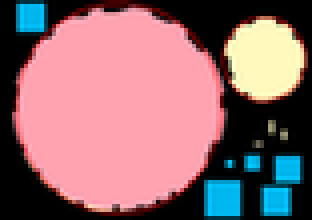
%> input picture cir6-2.png, 78 x 55 px (shown 4 times larger)
$ octave multiple_weights_fixing.m   (GNU Octave 9; MATLAB toolbox functions it lacks are replaced by stand-ins)
%> lines starting %> are read from the running program, lines starting %| are printed output that depends on the picture; in (x1, y1, x2, y2) boxes, pixels count from 0 and x2, y2 are one past the last pixel; in counts of white or black regions, pixels touching at a corner belong together; the program's own positions count from 1
### ReadImageData.m
mon_num=6;

%file='aircraft_1test.png';
 sample_num=0;
 cnum=79;
im = imread(file);;
%> im is the input picture: size 55x78x3 uint8; mean R, G, B 145.6, 107.5, 112.9
sim=size(im);
%> sim = [55 78 3]
sx=sim(1);
%> sx = 55
sy=sim(2);
%> sy = 78
max_dir=max(sx,sy);
%> max_dir = 78
maximum=max_dir/2;2
%> after `maximum=max_dir/2`: maximum = 39
im=rgb2gray(im);
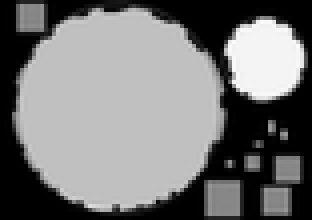
%> im: size 55x78 uint8 (shown 4 times larger); min 0, max 250, mean 119.5
im= im2bw(im);
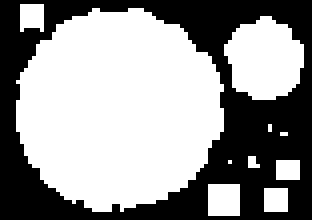
%> im: size 55x78 logical (shown 4 times larger); 59.1% white; 1 black region, box (x1, y1, x2, y2) and area: (0, 0, 78, 55) 1756


% imr=im(:,:,1);
% img=im(:,:,2);
% im=(im2double(imr)./im2double(imr+img));

BW=edge(im,'canny');
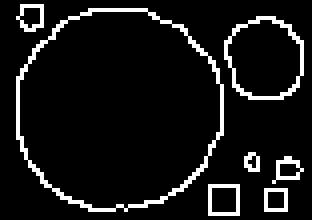
%> BW: size 55x78 logical (shown 4 times larger); 8.5% white in thin lines or dots, all inside (x1, y1, x2, y2) = (4, 1, 76, 54)


varsum=0;
 bs = bwboundaries(BW,'noholes');
%> bs = 7 boundaries; box (x1, y1, x2, y2) and points: (4, 2, 56, 53) 148, (56, 4, 76, 25) 60, (52, 46, 60, 54) 29, (4, 1, 11, 8) 21, (66, 47, 72, 53) 21, (68, 39, 76, 46) 21, (61, 38, 65, 43) 12

l0=concat(bs,ones(size(bs)));
%> the loop in concat, `for i=1:size(bw)` made 7 passes
%> (s, count) on passes 1 to 7: ([21 2], 22), ([148 2], 170), ([29 2], 199), ([60 2], 259), ([12 2], 271), ([21 2], 292), ([21 2], 313)
%> after the loop in concat, `for i=1:size(bw)`: l0 = 312 rows, first 12: [5 5; 4 6; 3 6; 2 6; 2 7; 2 8; 2 9; 2 10; 2 11; 3 11; 4 11; 5 11]
segs=size(bs);
%> segs = [7 1]
for j=1:segs
    temp=size(cell2mat(bs(j)));
    sarray(j)=temp(1);
end
%> this loop made 7 passes
%> temp on passes 1 to 7: [21 2], [148 2], [29 2], [60 2], [12 2], [21 2], [21 2]
%> after the loop, sarray = [21 148 29 60 12 21 21]
dsize=sarray*ones(segs);
cnum=dsize;
%> cnum = 312

csize=ceil(dsize/cnum);
%> csize = 1
[xp,yp]=cluster_neighbors(bs,cnum,csize);
%> in cluster_neighbors, `sbs=size(bs);`: sbs = [7 1]
%> the loop in cluster_neighbors, `for i=1:sbs(1)` made 7 passes
%> after the loop in cluster_neighbors, `for i=1:sbs(1)`: xp = 312 items
%> xp = 312 items; yp = 312 items

im(:,:)=0;
%> im: size 55x78 logical; every value is 0
s2=size(l0);
%> s2 = [312 2]
for(i=1:s2(1))
    im(l0(i,1),l0(i,2))=255;
end
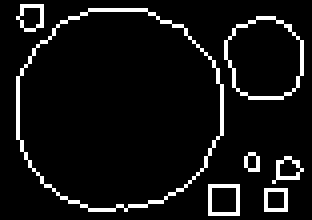
%> im: size 55x78 logical (shown 4 times larger); 7.1% white in thin lines or dots, all inside (x1, y1, x2, y2) = (4, 1, 76, 54)


meanx=sx/2;
%> meanx = 27.5
meany=sy/2;
%> meany = 39
nn=ones(size(l0));
h=[meanx;meany];
%> h = [27.5; 39]
nn(:,1)=nn(:,1).*meanx;
nn(:,2)=nn(:,2).*meany;

l0_new=l0-nn;
%> l0_new = 312 rows, first 12: [-22.5 -34; -23.5 -33; -24.5 -33; -25.5 -33; -25.5 -32; -25.5 -31; -25.5 -30; -25.5 -29; -25.5 -28; -24.5 -28; -23.5 -28; -22.5 -28]
%> `tl0=l0;`: tl0 has the same summary as l0 in concat
%> `tl0x=tl0(:,1);`: tl0x = 312 values, max 54 at index 184, min 2 at index 4, mean 28.97
%> `tl0y=tl0(:,2);`: tl0y = 312 values, max 76 at index 220, min 5 at index 1, mean 44.72
%> `m=size(l0);`: m = [312 2]
%> `m=m(1)`: m = 312
%> the loop in concat (call 2), `for i=1:size(bw)` made 7 passes
%> the loop `for j=1:segs` made 7 passes
%> the loop in cluster_neighbors (call 2), `for i=1:sbs(1)` made 7 passes

### concat.m
function [l0,count] = concat(bw,weight)
count=1;
for i=1:size(bw)
    s=size(cell2mat(bw(i)));
    %count+s(1)-1
    if(weight(i)==1)
   l0(count:count+s(1)-1,:)=cell2mat(bw(i));
    count=count+s(1);
    end
end

end

### cluster_neighbors.m
function [xp,yp]= cluster_neighbors(bs,cnum,csize)
    sbs=size(bs);
    count=1;
    for i=1:sbs(1)%%%% for each neighborhood cluster into csize untill finished
        i
        points=bs{i};
        spoints=size(points);
        pcount=1;
        for j=1:ceil(spoints(1)/csize)
            pcount
            if pcount+csize<=spoints(1)
                 xp{count}=points(pcount:pcount+csize-1,1);
                 yp{count}=points(pcount:pcount+csize-1,2);
            else
                pcount
                spoints(1)

               xp{count}=points(pcount:spoints(1),1);
                yp{count}=points(pcount:spoints(1),2);
            end
            count=count+1;
             pcount=pcount+csize;
        end


    end


end

### BSOS_Circle.m
nmult=1;
image_multiplier=1;
mon_num=6;
taylor_negative_order=3;
ReadImageData;
sim=size(im);
%> sim = [55 78]
sx=sim(1);
sy=sim(2);
neighbor_window=2;
black_neighbor_threshold=1;
contour_closeness=1;
Mconstant=5;

max_dir=max(sx,sy);
maximum=max_dir/(2);
epsilon=2/maximum;
%> epsilon = 0.0513

variance_objective_multiplier=0.1;
l0=concat(bs,ones(size(bs)));
segs=size(bs);
for j=1:segs
    temp=size(cell2mat(bs(j)));
    sarray(j)=temp(1);
end
dsize=sarray*ones(segs);
cnum=dsize;

csize=ceil(dsize/cnum);

[xp,yp]=cluster_neighbors(bs,cnum,csize);


size_bs=size(bs);
%> size_bs = [7 1]
count=1;
init_w=1;
end_w=0;
cluster_size=40;
cluster_count=ceil(cnum/cluster_size);
%> cluster_count = 8
vnum=mon_num;%%monomials and mean of contour clusters taylor exp
minx=1;
miny=1;
maxx=sx;
%> maxx = 55
maxy=sy;

sminx=cumsum(ones(maxy-miny,1));
added=ones(maxy-miny,1)*miny;
sminx=added+sminx;

sminx=image_multiplier*(sminx-ones(size(sminx))*meany)/(maximum);
smaxx=sminx;

sminy=cumsum(ones(maxx-minx,1));
added=ones(maxx-minx,1)*minx;
sminy=added+sminy;
sminy=image_multiplier*(sminy-ones(size(sminy))*meanx)/(maximum);
smaxy=sminy;

fvar=[];
ineq_count=1;
fderivative=[];

neighbor_weights=[];
im(:,:)=0;
s2=size(l0);
for(i=1:cnum)
    im(l0(i,1),l0(i,2))=255;
end
SE = strel('rectangle',[3 3]);
im=imdilate(im,SE);
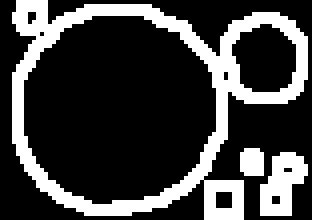
%> im: size 55x78 logical (shown 4 times larger); 25.2% white; 3 white regions, box (x1, y1, x2, y2) and area: (3, 0, 77, 55) 920, (65, 38, 77, 54) 123, (60, 37, 66, 44) 39
layersize=4;
prevdilate=im;
SE = strel('rectangle',[layersize layersize]);

for iii=1:1
layersize=layersize+1;
curdilate=imdilate(prevdilate,SE);
curdilate=curdilate-prevdilate;

SE = strel('rectangle',[layersize layersize])
prevdilate=imdilate(im,SE);


inds=find(im==0);

berr=0;
[indx,indy]=ind2sub(size(im),inds);
allBlackPoints=[indx,indy];
indx1=image_multiplier*(indx-ones(size(indx))*meanx)/(maximum);
indy1=image_multiplier*(indy-ones(size(indy))*meany)/(maximum);
mmy=max(indy)
my=min(indy)
s=size(indx);
% imshow(im);
% llll


size_bs=size(bs);
count=1;
init_w=1;
end_w=0;


syms x y
%VEC = [1;x;y;x^2;x*y;y^2];
%> the run ends on the next line
VEC=monomials_gen([x;y],[0 1 2]);
sim=size(im);
sx=sim(1);
sy=sim(2);
VecDiff=diff(VEC);
fderivative=[];

gmean=[];
gmean_deg2=[];
im(:,:)=0;
%  im(:,:,3)=0;
%  im(:,:,2)=0;

f_cluster_var=[];
fderivative_neg=[];
black_count=1;

for i=1:5:s(1)

     black_count=black_count+1;
    xs=indx(i);
    ys=indy(i);

%
     xs=image_multiplier*(xs-meanx)/maximum;
     ys=image_multiplier*(ys-meany)/maximum;
         neighbor_eval= (subs(VEC,[x,y],[xs,ys]));
         neighbor_evald=double(neighbor_eval);
      degrees=calculate_taylor_expansion(taylor_negative_order,vnum,mon_num,neighbor_evald,1);
   % [4 lines of commented-out code are left out]
      neighbor_weights=[neighbor_weights;degrees];
       evalDiff=(subs(VecDiff,[x,y],[xs,ys]));
        evalDiffDouble=abs(double(evalDiff));
fderivative_pos=[];
for mon=1:mon_num%%%%-5<deriv<5=>0<deriv+2<4=>0<deriv/4+0.5<1
gi=zeros(1,vnum+1);%%%derivative elements
gi(mon)=1;


gi(vnum+1)=(evalDiffDouble(mon))*(1/4);
fderivative_pos=[fderivative_pos;gi];
end

gi=zeros(1,vnum+1);
gi(vnum+1)=0.5;
pop.G{ineq_count}=[fderivative_pos;gi];
ineq_count=ineq_count+1;
end

end


for j=1:cnum
    aerr=0;
    xs=xp{j};

    ys=yp{j};

   xs=image_multiplier*(xs-meanx)/maximum;
     ys=image_multiplier*(ys-meany)/maximum;

     eval=(subs(VEC,[x,y],[xs,ys]));
        evald=double(eval);


 for i=1:1%cluster_size:size(xs)-cluster_size

        eval=(subs(VEC,[x,y],[xs,ys]));
        evald=double(eval);


        gi=zeros(1,vnum+1);
        gi(vnum+1)=-1;
   % [5 lines of commented-out code are left out]
        evalDiff=(subs(VecDiff,[x,y],[xs,ys]));
        evalDiffDouble=abs(double(evalDiff));
        for mon=1:mon_num
           gi=zeros(1,vnum+1);%%%derivative elements
           gi(mon)=2;
           gi(vnum+1)=-(evalDiffDouble(mon)/mon_num)^2;
           fderivative=[fderivative;gi];
        end
        gval=[];


        %fvar=generate_deg2_monomials(fvar,vnum,mon_num,evald,maximum,-1,0);

        gmean_deg2=generate_deg2_monomials(gmean_deg2,vnum,mon_num,evald,maximum,1/cnum,0);
%         gmeanplus=generate_deg1_mean(gmean,vnum,mon_num,evald,cnum,1);
%         gmeanminus=generate_deg1_mean(gmean,vnum,mon_num,evald,cnum,-1);


 end
end

%BSOS_RectangleConstraints;

%%%constraint for sum of evaluations in the contour areas

% [9 lines of commented-out code are left out]

%%assign mean of insertions to variable
% [11 lines of commented-out code are left out]
%%end assign mean of insertions to variable

%%%circle constraint
    gi=zeros(1,vnum+1);
 gi(5)=1;
 gi(vnum+1)=1;
pop.G{ineq_count}=[gi];
ineq_count=ineq_count+1;

gi=zeros(1,vnum+1);
gi(5)=1;
gi(vnum+1)=-1;
pop.G{ineq_count}=[gi];
ineq_count=ineq_count+1;

    gi1=zeros(1,vnum+1);
 gi1(4)=1;
 gi1(vnum+1)=1;
     gi2=zeros(1,vnum+1);
 gi2(6)=1;
 gi2(vnum+1)=-1;
pop.G{ineq_count}=[gi1;gi2];
ineq_count=ineq_count+1;

 gi1=zeros(1,vnum+1);
 gi1(4)=1;
 gi1(vnum+1)=-1;
     gi2=zeros(1,vnum+1);
 gi2(6)=1;
 gi2(vnum+1)=1;
pop.G{ineq_count}=[gi1;gi2];
ineq_count=ineq_count+1;
 %%%end circle constraint

gtotal=[];

%%end constraint for sum of evaluations in the black areas
gnorm=[];
for i=1:mon_num
    gi=zeros(1,vnum+1);
    gi(i)=2;
    gi(vnum+1)=1;
    gnorm=[gnorm;gi];

end
gi=zeros(1,vnum+1);
gi(vnum+1)=-1;

 pop.G{ineq_count}=[gnorm;gi];
 ineq_count=ineq_count+1;


 pcount=1;
 while(pcount<cnum)
    if(pcount==25 || pcount==100)%randi([1,2],1,1)==1)

            cluster_point=pcount;%randi([pcount,min(pcount+cluster_size,cnum-1)]);
            xs=xp{cluster_point};

            ys=yp{cluster_point};
            xs=image_multiplier*(xs-meanx)/maximum;
            ys=image_multiplier*(ys-meany)/maximum;
          eval=(subs(VEC,[x,y],[xs,ys]));
            evald=double(eval);

                gtotal=[];
        for mon=1:mon_num%%-e<eval<e=>-1<eval.max<1=> 0<(eval.max+1)/2<1
           gi=zeros(1,vnum+1);%%%vars plus multiplier
           gi(mon)=1;
           gi(vnum+1)=evald(mon)*(1/epsilon)/2;
           gtotal=[gtotal;gi];
        end
         gi=zeros(1,vnum+1);
         gi(vnum+1)=0.5;
         pop.G{ineq_count}=[gtotal;gi];
         ineq_count=ineq_count+1;
    end
    pcount=pcount+1;%cluster_size;
end

 %fvar=[gmean_deg2;gtotal];
pop.F = [neighbor_weights];

pop.n = vnum;
% [10 lines of commented-out code are left out]

pop.J={1:ineq_count-1};
pop.I={1:vnum};

pop.k=2;
pop.d=2;
save('pop_vars.mat','pop');

sdp = gendata2(pop,'SBSOS','sedumi');
 sdp.pars.maxiter=10000000;
sol = csol(sdp,'sedumi');
mon_num
psol = postproc(pop,sdp,sol);
coeffs=psol.YY{1}(1+1:1+mon_num);
%Ws=psol.YY{1}(1+mon_num+1:1+mon_num+cnum);
%coeffs=coeffs./(norm(coeffs));
save('coeff_sol_cluster.mat','coeffs');
hhh

### multiple_weights_fixing.m
% % % % % % % % % % % % % % % % % % % % % % % % % % % % % % % % % % % % % % % % % % % % % % % % % % % % % % % % %   clearvars -except invs
% % % % % % % % % % % % % % % % % % % % % % % % % % % % % % % % % % % % % % % % % % % % % % % % % % % % % % %  % a1=invs(1);a2=invs(2);a3=invs(3);
% % % %5
%profile -memory on
%profile clear
%
tic

ttt=0;
if (ttt==0)
    clearvars -except begin programRelaxOrder

run_inv=0;
global yyy
global MMM
negatives_temp=[];
tic
%file='liptrain2.png';
file='cir6-2.png';
ReadImageData;

tl0=l0;
tl0x=tl0(:,1);
tl0y=tl0(:,2);
m=size(l0);%total points
m=m(1)
cluster_size=1;
% [11 lines of commented-out code are left out]
pcount=-1;
ncount=0;
negatives=[1];
while(pcount/2<ncount)
BSOS_Circle;

$ run again, with lipTrain2.png copied over cir6-2.png
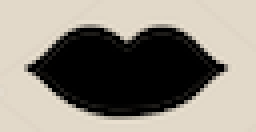
%> input picture lipTrain2.png, 64 x 33 px (shown 4 times larger)
%> im is the input picture: size 33x64x3 uint8; mean R, G, B 143.1, 137.3, 127.1
%> BW: size 33x64 logical; 6.3% white in thin lines or dots, all inside (x1, y1, x2, y2) = (7, 7, 56, 29)
%> bs = 1 boundary; box (x1, y1, x2, y2) and points: (7, 7, 56, 29) 102
%> the loop in concat, `for i=1:size(bw)` made 1 pass
%> (s, count) on pass 1: ([102 2], 103)
%> after the loop in concat, `for i=1:size(bw)`: l0 = 102 rows, first 12: [17 8; 16 9; 15 10; 14 11; 13 12; 12 13; 11 14; 10 15; 9 16; 9 17; 8 18; 8 19]
%> segs = [1 1]
%> the loop `for j=1:segs` made 1 pass
%> temp on pass 1: [102 2]
%> cnum = 102
%> csize = 1
%> sbs = [1 1]
%> the loop in cluster_neighbors, `for i=1:sbs(1)` made 1 pass
%> (i, spoints) on pass 1: (1, [102 2])
%> after the loop in cluster_neighbors, `for i=1:sbs(1)`: xp = 102 items
%> s2 = [102 2]
%> the loop `for(i=1:s2(1))` made 102 passes
%> after the loop `for(i=1:s2(1))`:
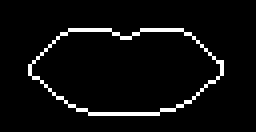
%> im: size 33x64 logical (shown 4 times larger); 4.8% white in thin lines or dots, all inside (x1, y1, x2, y2) = (7, 7, 56, 29)
%> l0_new = 102 rows, first 12: [0.5 -24; -0.5 -23; -1.5 -22; -2.5 -21; -3.5 -20; -4.5 -19; -5.5 -18; -6.5 -17; -7.5 -16; -7.5 -15; -8.5 -14; -8.5 -13]
%> tl0 has the same summary as l0 in concat
%> tl0x = 102 values, max 29 at index 68, min 8 at index 11, mean 18.05
%> tl0y = 102 values, max 56 at index 49, min 8 at index 1, mean 32
%> `m=size(l0);`: m = [102 2]
%> `m=m(1)`: m = 102
%> the loop in concat (call 2), `for i=1:size(bw)` made 1 pass
%> the loop in cluster_neighbors (call 2), `for i=1:sbs(1)` made 1 pass
%> `size_bs=size(bs);`: size_bs = [1 1]
%> cluster_count = 3
%> the loop `for(i=1:cnum)` made 102 passes

$ run again, with lipTrain2Rotate.png copied over cir6-2.png
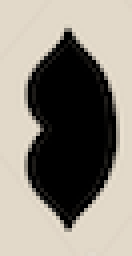
%> input picture lipTrain2Rotate.png, 33 x 64 px (shown 4 times larger)
%> im is the input picture: size 64x33x3 uint8; mean R, G, B 143.1, 137.3, 127.1
%> BW: size 64x33 logical; 6.3% white in thin lines or dots, all inside (x1, y1, x2, y2) = (7, 8, 29, 57)
%> bs = 1 boundary; box (x1, y1, x2, y2) and points: (7, 8, 29, 57) 102
%> the loop in concat, `for i=1:size(bw)` made 1 pass
%> (s, count) on pass 1: ([102 2], 103)
%> after the loop in concat, `for i=1:size(bw)`: l0 = 102 rows, first 12: [19 8; 18 9; 17 9; 16 10; 15 11; 14 12; 13 13; 12 14; 11 15; 10 16; 9 16; 9 17]
%> segs = [1 1]
%> the loop `for j=1:segs` made 1 pass
%> temp on pass 1: [102 2]
%> cnum = 102
%> csize = 1
%> sbs = [1 1]
%> the loop in cluster_neighbors, `for i=1:sbs(1)` made 1 pass
%> (i, spoints) on pass 1: (1, [102 2])
%> after the loop in cluster_neighbors, `for i=1:sbs(1)`: xp = 102 items
%> s2 = [102 2]
%> the loop `for(i=1:s2(1))` made 102 passes
%> after the loop `for(i=1:s2(1))`:
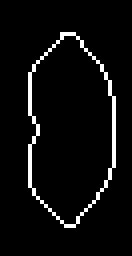
%> im: size 64x33 logical (shown 4 times larger); 4.8% white in thin lines or dots, all inside (x1, y1, x2, y2) = (7, 8, 29, 57)
%> l0_new = 102 rows, first 12: [-13 -8.5; -14 -7.5; -15 -7.5; -16 -6.5; -17 -5.5; -18 -4.5; -19 -3.5; -20 -2.5; -21 -1.5; -22 -0.5; -23 -0.5; -23 0.5]
%> tl0 has the same summary as l0 in concat
%> tl0x = 102 values, max 57 at index 62, min 9 at index 11, mean 32.63
%> tl0y = 102 values, max 29 at index 30, min 8 at index 1, mean 17.96
%> `m=size(l0);`: m = [102 2]
%> `m=m(1)`: m = 102
%> the loop in concat (call 2), `for i=1:size(bw)` made 1 pass
%> the loop in cluster_neighbors (call 2), `for i=1:sbs(1)` made 1 pass
%> `size_bs=size(bs);`: size_bs = [1 1]
%> cluster_count = 3
%> the loop `for(i=1:cnum)` made 102 passes

$ run again, with lipTrain2Vertical.png copied over cir6-2.png
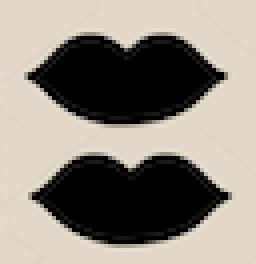
%> input picture lipTrain2Vertical.png, 64 x 66 px (shown 4 times larger)
%> im is the input picture: size 66x64x3 uint8; mean R, G, B 143, 137.3, 127.1
%> BW: size 66x64 logical; 6.3% white in thin lines or dots, all inside (x1, y1, x2, y2) = (7, 9, 57, 61)
%> bs = 2 boundaries; box (x1, y1, x2, y2) and points: (7, 9, 56, 31) 102, (8, 39, 57, 61) 102
%> the loop in concat, `for i=1:size(bw)` made 2 passes
%> (s, count) on passes 1 to 2: ([102 2], 103), ([102 2], 205)
%> after the loop in concat, `for i=1:size(bw)`: l0 = 204 rows, first 12: [19 8; 18 9; 17 10; 16 11; 15 12; 14 13; 13 14; 12 15; 11 16; 11 17; 10 18; 10 19]
%> segs = [2 1]
%> the loop `for j=1:segs` made 2 passes
%> temp on passes 1 to 2: [102 2], [102 2]
%> after the loop `for j=1:segs`: sarray = [102 102]
%> cnum = 204
%> csize = 1
%> sbs = [2 1]
%> the loop in cluster_neighbors, `for i=1:sbs(1)` made 2 passes
%> (i, spoints) on passes 1 to 2: (1, [102 2]), (2, [102 2])
%> after the loop in cluster_neighbors, `for i=1:sbs(1)`: xp = 204 items
%> s2 = [204 2]
%> l0_new = 204 rows, first 12: [-14 -24; -15 -23; -16 -22; -17 -21; -18 -20; -19 -19; -20 -18; -21 -17; -22 -16; -22 -15; -23 -14; -23 -13]
%> tl0 has the same summary as l0 in concat
%> tl0x = 204 values, max 61 at index 170, min 10 at index 11, mean 35.05
%> tl0y = 204 values, max 57 at index 151, min 8 at index 1, mean 32.5
%> `m=size(l0);`: m = [204 2]
%> `m=m(1)`: m = 204
%> the loop in concat (call 2), `for i=1:size(bw)` made 2 passes
%> the loop in cluster_neighbors (call 2), `for i=1:sbs(1)` made 2 passes
%> `size_bs=size(bs);`: size_bs = [2 1]
%> cluster_count = 6
